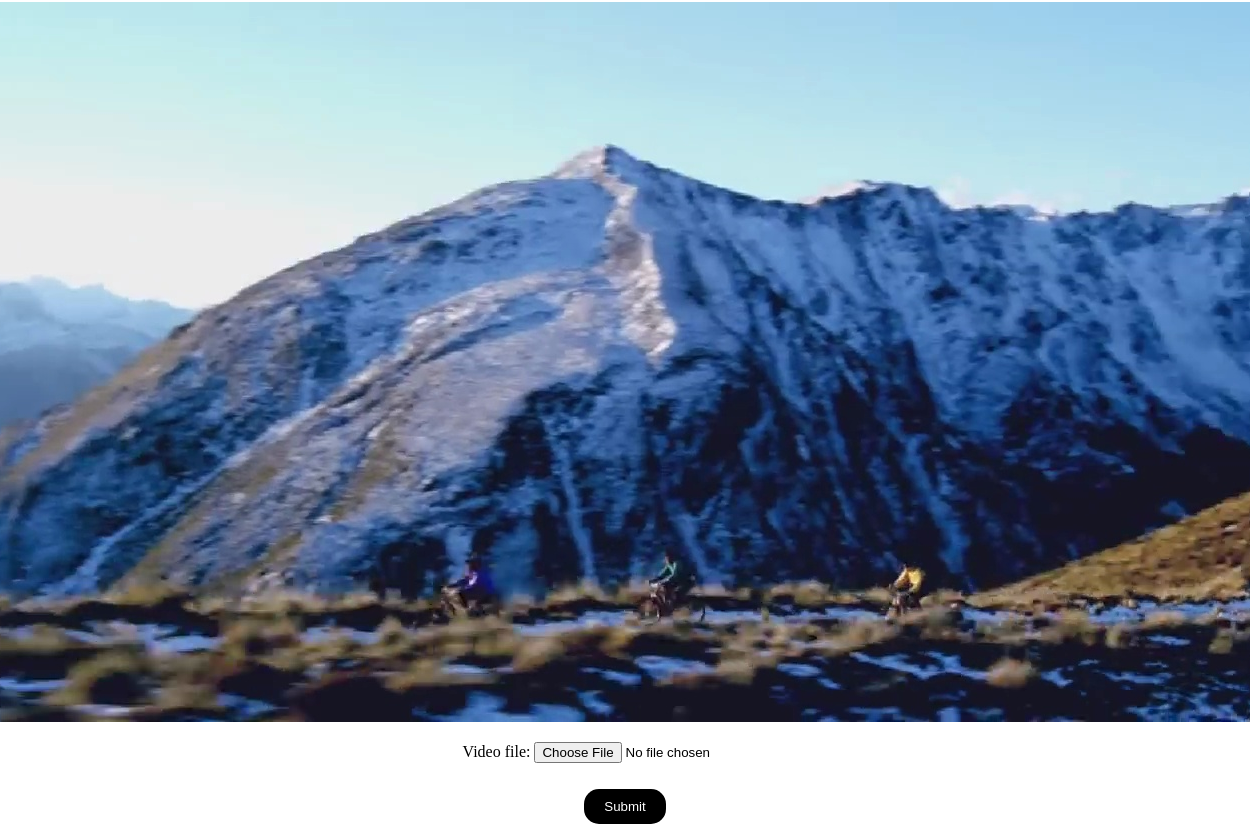
The app's page /video/ (lower part), older data.
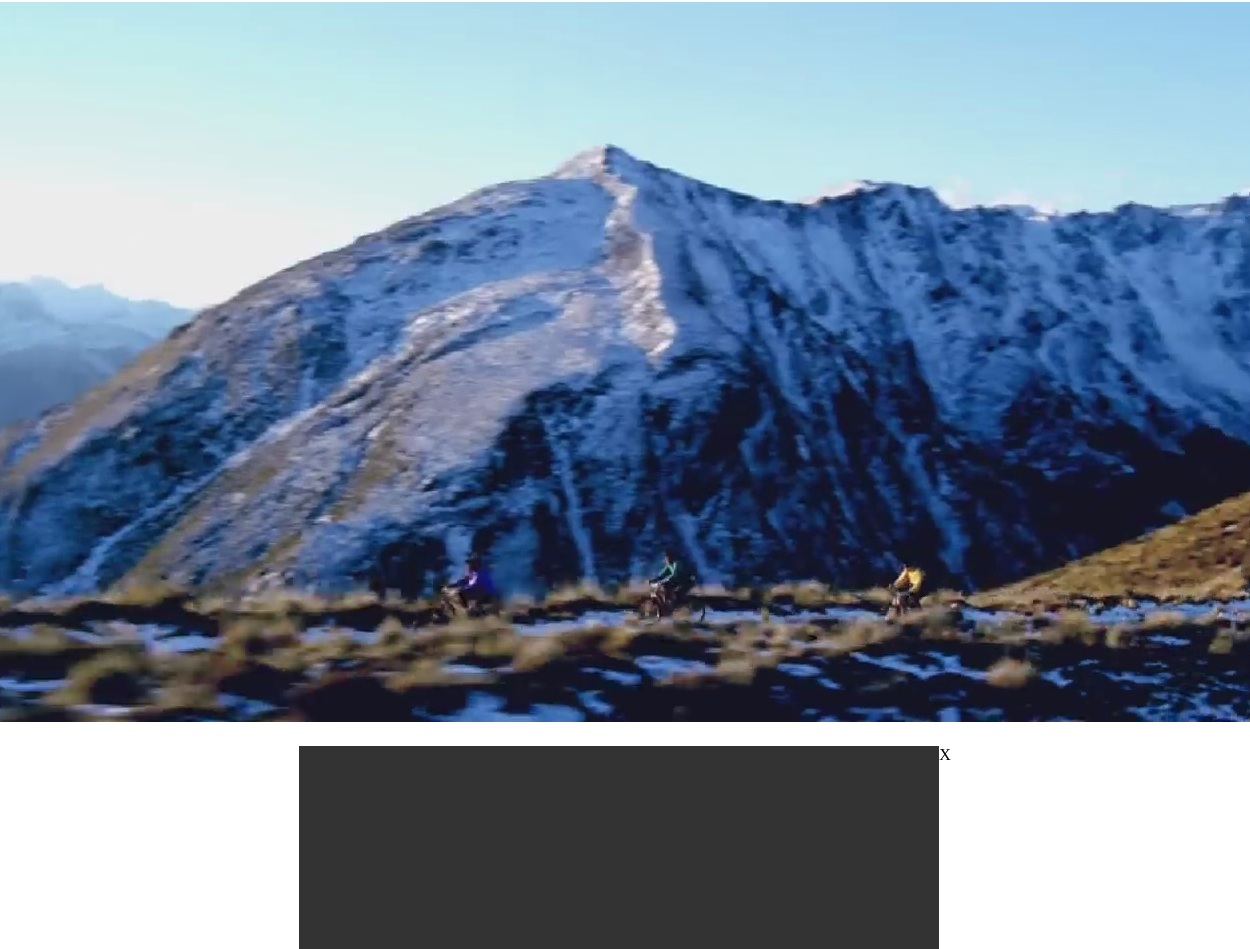
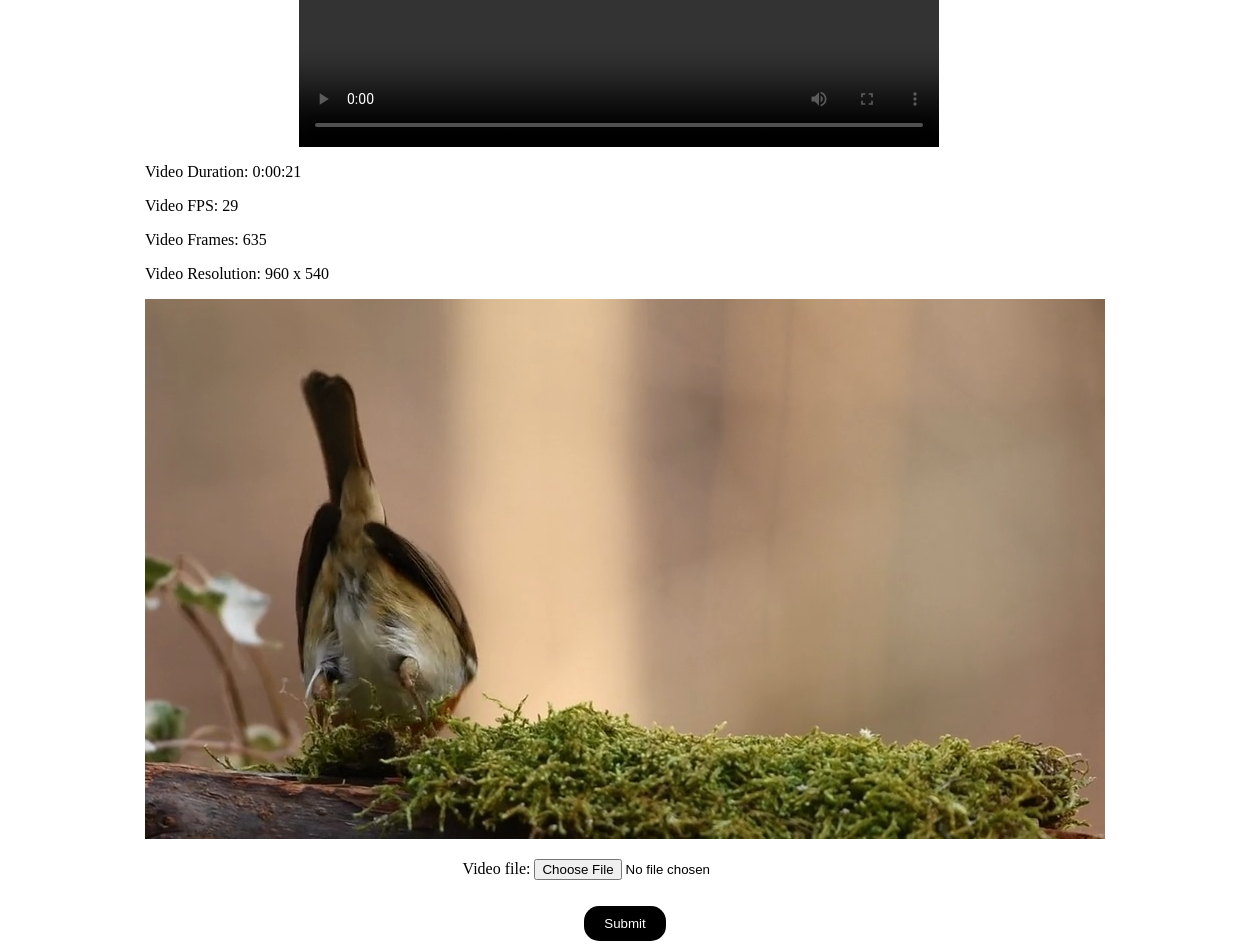
The same page, newer data (2 pictures, top to bottom).
### base/models.py (models this page shows, shortened)
class Video(models.Model):
    id = models.AutoField(primary_key=True)
    title = models.CharField(max_length=200, null=True)
    video_file = models.FileField(upload_to="videos/")
    duration = models.DurationField(null=True, blank=False)
    fps = models.IntegerField(null=True, blank=False)
    frames = models.IntegerField(null=True, blank=False)
    width = models.IntegerField(null=True, blank=False)
    height = models.IntegerField(null=True, blank=False)
    cover = models.ImageField(upload_to="videos/cover/", blank=True, null=True)
    objects = VideoQuerySet.as_manager()

### base/views.py (the view)
# urls.py: path("video/", views.videoShow, name="video"),
def videoShow(request):
    if request.method == 'POST':
        form = VideoForm(request.POST, request.FILES)
        if form.is_valid():
            video = form.save(commit=False)
            video.save()
            return redirect("video")
    else:
        form = VideoForm()
    videos = Video.objects.all()
    context = {'form' : form, "videos" : videos}
    return render(request, 'base/video-show.html', context)

### base/forms.py
class VideoForm(ModelForm):
    class Meta:
        model = Video
        fields = ['video_file']

### base/templates/base/video-show.html (shortened to what this page needs)
<!DOCTYPE html>
<html lang="en">
<head>
</head>
<body>
    {% extends "main.html" %}
    {% block content %}
    {% if videos %}
    <div class="video-collection">
        {% for video in videos %}
        <div>
            <div class="video-self">
                <video controls width="640" height="350">
                    <source src="{{ video.video_file.url }}" type="{{ video.video_file.content_type }}" />
                </video>
                <a href="{% url 'delete-video' video.id %}">X</a>
            </div>
            <p>Video Duration: {{video.duration}}</p>
            <p>Video FPS: {{video.fps}}</p>
            <p>Video Frames: {{video.frames}}</p>
            <p>Video Resolution: {{video.width}} x {{video.height}}</p>
            <img src="{{ video.cover.url }}" alt="">
        </div>
        {% endfor %}
    </div>
    {% else %}
    <h2>Try Uploading your first video</h2>
    {% endif %}
    <form action="" method="post" name="upload" class="upload-form" enctype="multipart/form-data">
        {{form.as_p}}
        <button type="submit" class="upload-button">Submit</button>
    </form>
    {% endblock content %}

Row changes from the older to the newer data that the page shows:
added Video: duration "0:00:21", fps "29", frames "635", width "960", height "540", cover (picture)
